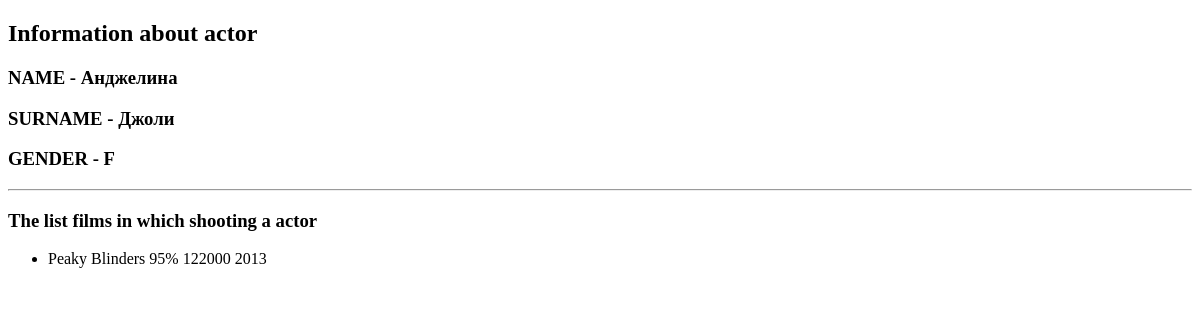
Before: /actors/4 with the older database file.
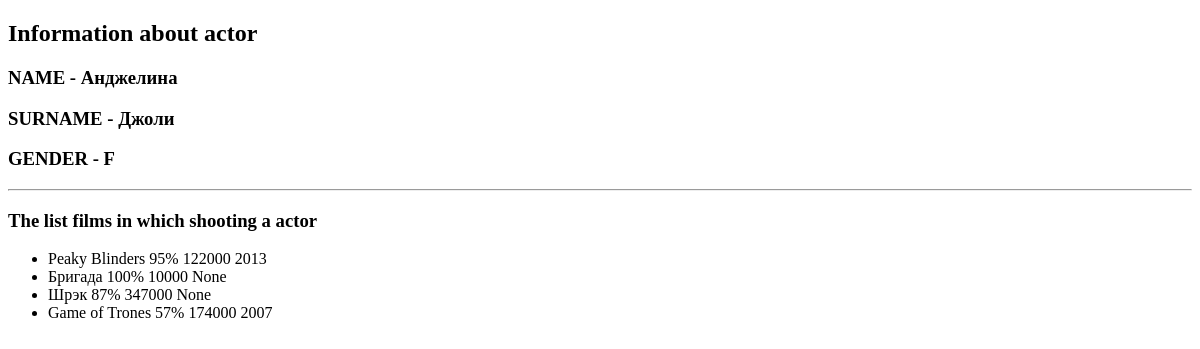
After: the same page with the newer database file.
### movie_app/models.py (models this page shows, shortened)
class Movie(models.Model):
    EUR = 'EUR'
    USD = 'USD'
    RUB = 'RUB'
    """Поле CHOICES используется, когда есть ограниченое множество элементов (пол, сезон года, )"""
    CURRENCY_CHOICES = [
        (EUR, 'Euro'),
        (USD, 'Dollars'),
        (RUB, 'Rubles'),
    ]
    name = models.CharField(max_length=40)
    rating = models.IntegerField(validators=[MinValueValidator(1), MaxValueValidator(100)])
    year = models.IntegerField(null=True, blank=True)
    budget = models.IntegerField(default=10000, validators=[MinValueValidator(0), MaxValueValidator(10000000)])
    slug = models.SlugField(default='', null=False, db_index=True)
    currency = models.CharField(max_length=3, choices=CURRENCY_CHOICES, default='RUB')
    director = models.ForeignKey(Director, on_delete=models.CASCADE, null=True,
                                 related_name='movies')  # 6.5 про  related_name='movies'
    actors = models.ManyToManyField(Actor)  # 6.5 про movie_set.all
    def __str__(self):
        return f' {self.name} {self.rating}% {self.budget} {self.year}'
    """Перенаправление фильма на all_movies.html, для создания ссылки"""

### movie_app/views.py (the view)
# urls.py: path('actors/<int:id_act>', views.show_one_actor, name='one_act'),
def show_one_actor(request, id_act: int):
    act = Actor.objects.get(id=id_act)
    return render(request, 'movie_app/one_actor.html', {
        'act': act,
    })

### movie_app/templates/movie_app/one_actor.html (shortened to what this page needs)
{% extends 'movie_app/base.html' %}
{% block content %}
  <h2> Information about actor </h2>
  <h3> NAME - {{act.name_actor}} </h3>
  <h3> SURNAME - {{act.surname_actor}}</h3>
  <h3> GENDER - {{act.gender}}</h3>
  <hr>
  <h3> The list films in which shooting a actor </h3>
  <ul>
    {% for movie in act.movie_set.all %}
        <li> {{ movie }} </li>
    {% endfor %}
  </ul>
{% endblock %}

Changed rows visible on the page:
now on this page (row edited): Movie: name+rating+budget "Бригада 100% 10000 None"
now on this page (row edited): Movie: name+rating+budget "Шрэк 87% 347000 None"
now on this page (row edited): Movie: name+rating+budget "Game of Trones 57% 174000 2007"
